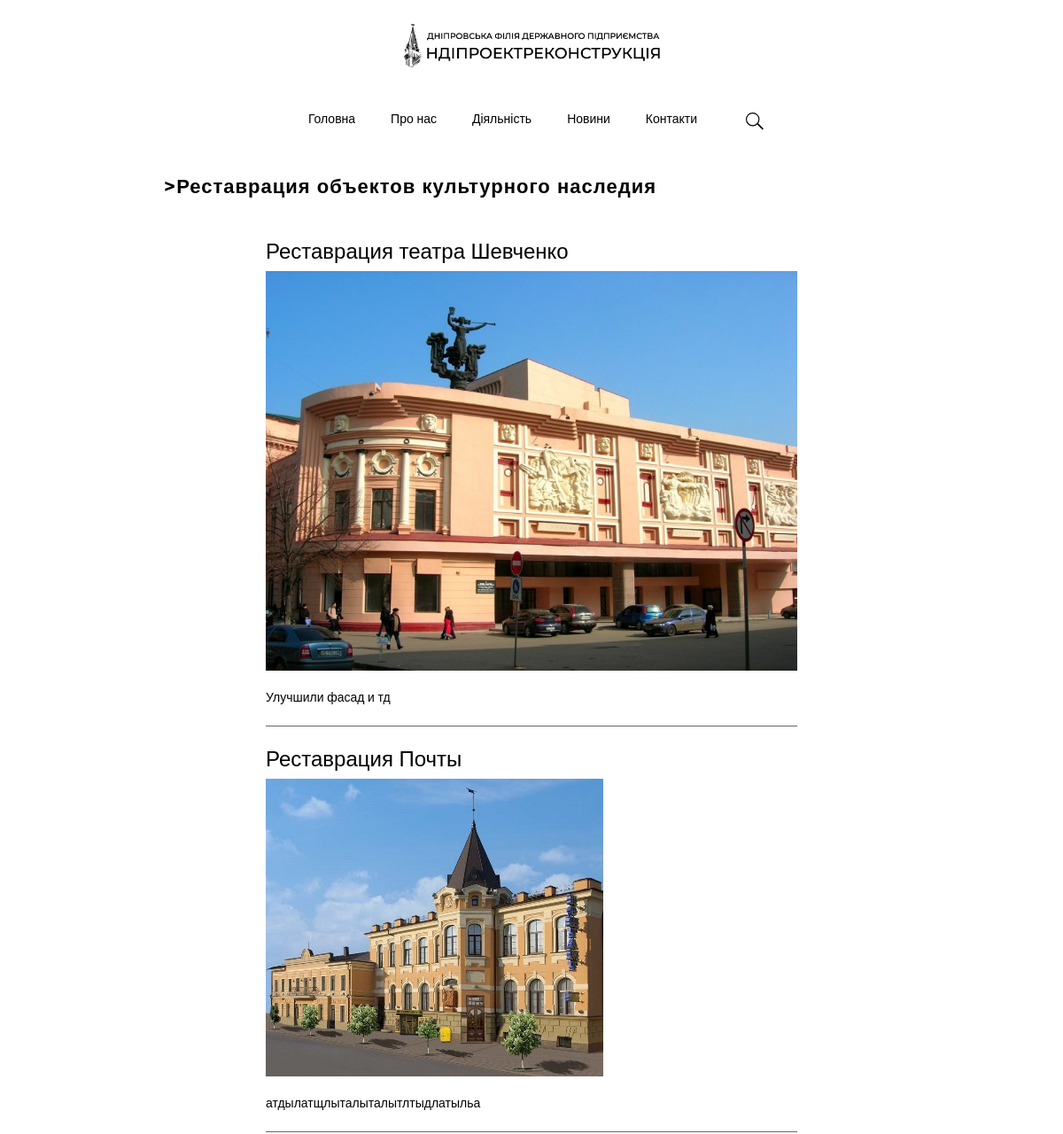
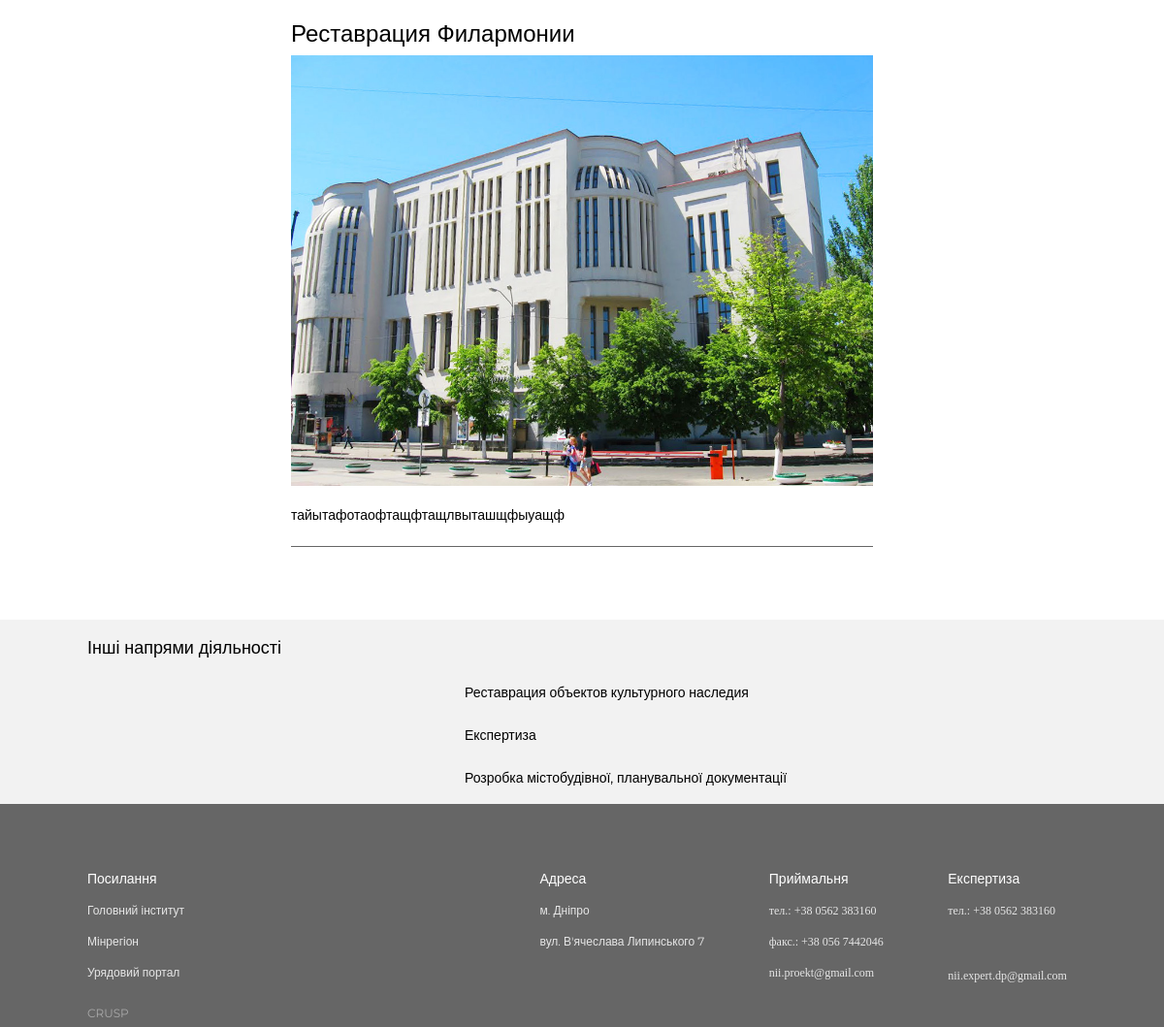
The app's page /activity/restavraciya-obektov-kulturnogo-naslediya/, older data (2 pictures, top to bottom).
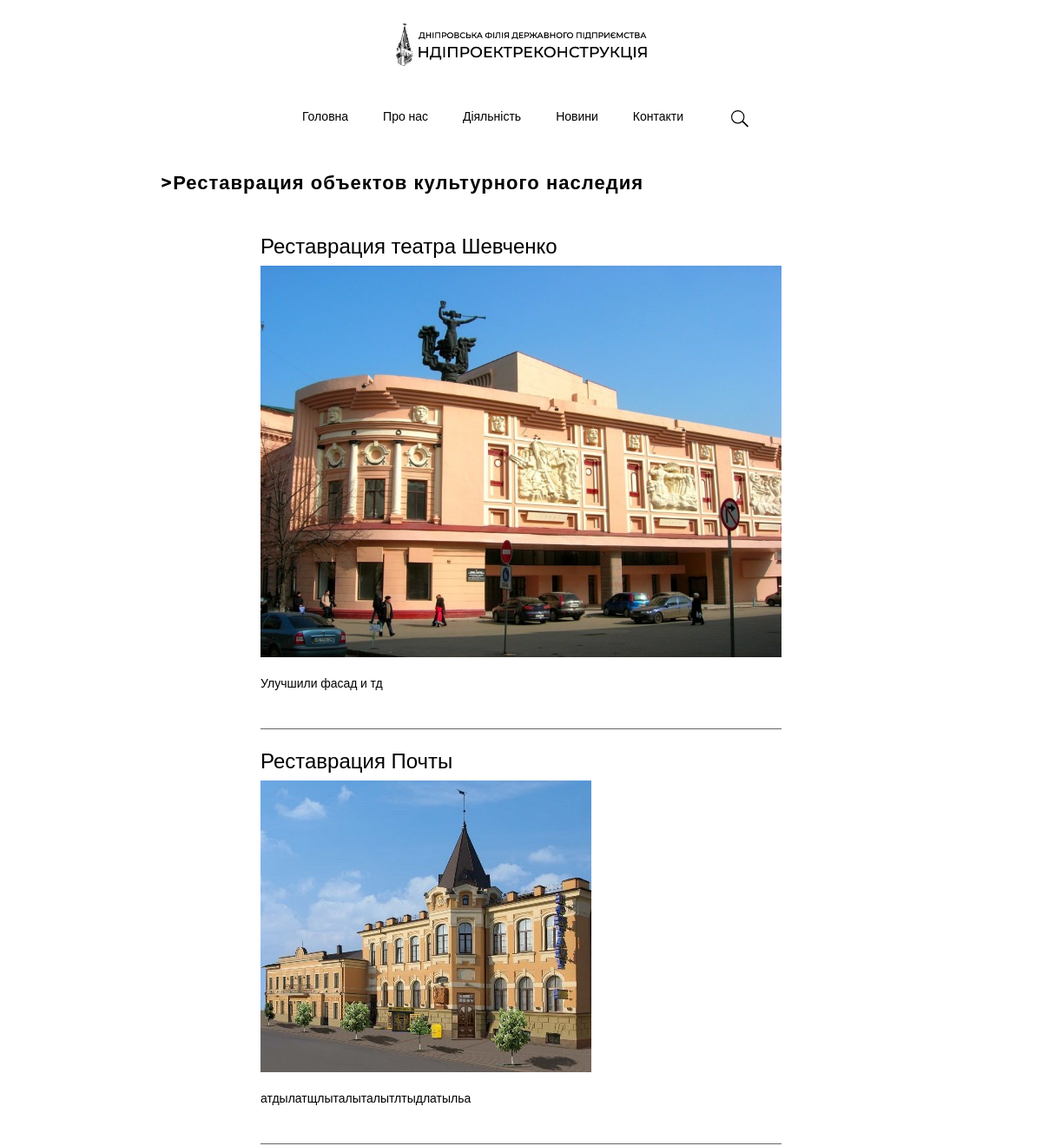
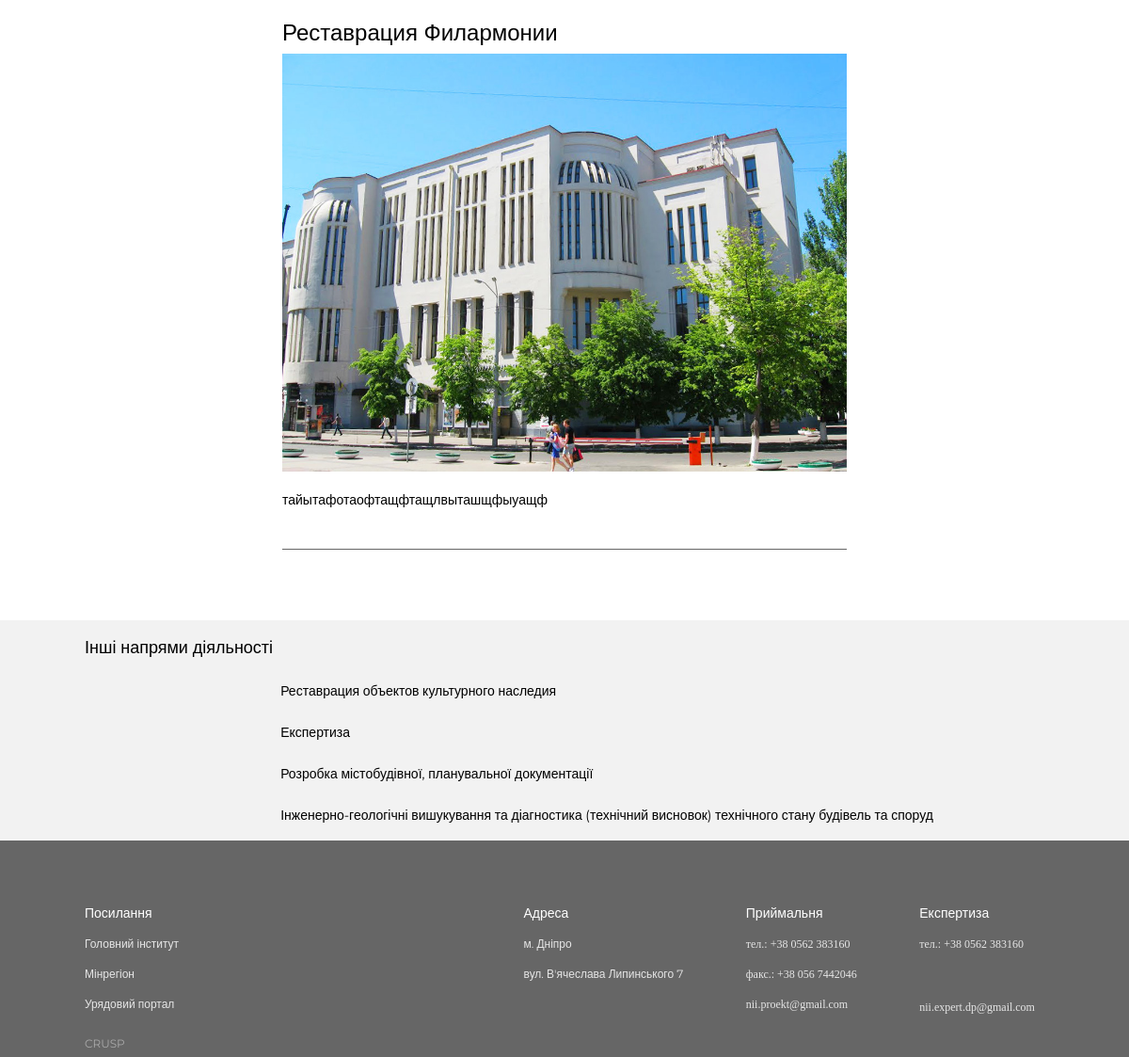
The same page, newer data (2 pictures, top to bottom).
### ndi_app/models.py (models this page shows, shortened)
class Activity(models.Model):
    name = models.CharField(max_length=250, db_index=True, verbose_name='Название Деятельности')
    slug = models.SlugField(max_length=250, db_index=True)
    number = models.ForeignKey('Number', related_name="number", blank=True, verbose_name="Номер")

class WorksInActivity(models.Model):
    activity = models.ForeignKey('Activity', related_name="activity", verbose_name="Деятельность")
    title = models.CharField(max_length=250, db_index=True, verbose_name="Название", blank=True, null=True)
    description = RichTextField(verbose_name="Описание")
    image = models.ImageField(upload_to='images/activity/', verbose_name='фото')

### ndi_app/views.py (the view)
# urls.py: url(r'^activity/(?P<activity_slug>[-\w]+)/$', views.activity_view, name="ActivityPageList"),
def activity_view(request, activity_slug=None):
    selected_activity = None
    activity_works = None
    files_of_expertise = None
    service_of_expertise = None
    activities = Activity.objects.all()
    if activity_slug:
        selected_activity = get_object_or_404(Activity, slug=activity_slug)
        activity_works = WorksInActivity.objects.filter(activity=selected_activity)
        files_of_expertise = DownloadFiles.objects.filter(activity=selected_activity)
        service_of_expertise = ServicesOfExpertise.objects.filter(activity=selected_activity)
    context = {
        'selected_activity': selected_activity,
        'activities': activities,
        'activity_works': activity_works,
        'files_of_expertise': files_of_expertise,
        'service_of_expertise': service_of_expertise,
    }
    return render(request, 'ndi_app/restoration.html', context)

### ndi_app/forms.py
class ContactForm(forms.Form):
    name = forms.CharField(max_length=100)
    email = forms.EmailField()
    theme = forms.CharField(max_length=250)
    phone = forms.CharField()
    message = forms.CharField(max_length=1000)

### ndi_app/context_processors.py (called while the page is built)
def activity_base(request):
    context = {
        "all_activities": Activity.objects.all(),
        "form": ContactForm(),
        }
    return context

### ndi_app/templates/ndi_app/restoration.html
{% extends "ndi_app/base.html" %}
{% load staticfiles %}
{% block content %}
        <section class="main">
        {% if selected_activity.slug == "ekspertiza" %}
            <h2 class="main-h2">>Експертиза об’єктів будівництва</h2>
        <div class="div-top">
            <div class="div-top-img">
                <img src="{% static "image/expertise/div-top-img.png" %}" alt="Експертиза">
                <p>Дніпровська філія інституту «НДІПРОЕКТРЕКОНСТРУКЦІЯ» має розгалужену мережу замовників експертизи, як державного так і приватного сектору, тісно взаємодіє з органами державної влади та місцевого самоврядування по всій Україні.</p>
            </div>
            <div class="div-top-doc">
                <h4>Документи:</h4>
                 {% for file in files_of_expertise %}
                     <a class="div-top-doc-questionnaire" href="{{ file.file.url }}">{{ file.name }}</a>
                    <svg id="Слой_1" data-name="Слой 1" xmlns="http://www.w3.org/2000/svg" viewBox="0 0 30 14"><title>NDI main</title><polyline class="cls-1" points="28.88 2.28 14.94 11.76 0.99 2.28"/></svg>
                 {% endfor %}
            </div>
        </div>
        <div class="advantages">
            <h3>Наші переваги</h3>
            <div class="advantages-div">
                <div class="advantages-div-div">
                    <div class="advantages-div-1">
                        <img src="{% static "image/expertise/advantages-img1.png" %}" alt="">
                        <p><span>Державна</span></br>експертиза</br>будівництва</p>
                    </div>
                    <div class="advantages-div-2">
                        <img src=".{% static "image/expertise/advantages-img2.png" %}" alt="">
                        <p>Працюємо</br>по всій</br><span>Україні</span></p>
                    </div>
                    <div class="ad{% static "image/expertise/advantages-img3.png" %}" alt="">
                        <p>Розташовані</br>в центрі міста</br>і в центрі країни</p>
                    </div>
                    <div class="advantages-div-4">
                        <img src="{% static "image/expertise/advantages-img4.png" %}" alt="">
                        <p>Сертифіковані</br>експерти</br>по всім напрямам*</p>
                    </div>
                    <div class="advantages-div-5">
                        <img src="{% static "image/expertise/advantages-img5.png" %}" alt="">
                        <p><span>>2000</span></br>успішних</br>експертиз</br>в рік</p>
                    </div>
                    <div class="advantages-div-6">
                        <img src="{% static "image/expertise/advantages-img6.png" %}" alt="">
                        <p>Здійснюємо</br>експертизу об’єктів</br>усіх класів наслідків</p>
                    </div>
                </div>
            </div>
        </div>
        <div class="services-div">
            <h4>Послуги експертизи об’єктів будівництва:</h4>
            <div class="services-div-drop">
                <ul>
                    {% for service in service_of_expertise %}
                        <li><span>{{ service.id }}.</span>{{ service.name }}<svg id="Слой_1" data-name="Слой 1" xmlns="http://www.w3.org/2000/svg" viewBox="0 0 30 14"><title>NDI main</title><polyline class="cls-1" points="28.88 2.28 14.94 11.76 0.99 2.28"/></svg></li>
                    {% endfor %}
                </ul>
                <div class="services-div-list">
                    <p>Реєстр атестованих експертів</p>
                    <p>Lorem ipsum dolor sit amet consectetur adipisicing elit. Vero distinctio tempore et fugit architecto accusantium tempora est dolores autem impedit? Ipsam, non beatae! Hic sit saepe nemo ea rem cupiditate.</p>
                </div>
                <div class="services-div-drop-button">Замовити експертизу</div>
            </div>
        </div>
        {% else %}
            <h2>>{{ selected_activity.name }}</h2>
                <div class="infinite-container">
                    {% for act in activity_works %}
                    <div class="infinite-item">
                        {% if selected_activity.slug == "rozrobka-mistobudivnoyi-planuvalnoyi-dokumentaciyi" or selected_activity.slug == "inzhenerno-geologichni-vishukuvannya" %}
                            <img alt="{{ act.title }}" src="{{ act.image.url }}">
                            <p> {{ act.description | safe }} </p>
                        {% else %}
                            <h3>{{ act.title }}</h3>
                            <img alt="{{ act.title }}" src="{{ act.image.url }}">
                            <p> {{ act.description | safe }} </p>
                        {% endif %}
                    </div>
                {% endfor %}
                </div>
        {% endif %}
        </section>
    <aside>
        <h2>Інші напрями діяльності</h2>
        <div class="aside-div" id="aside">
            {% for activity in activities %}
                <a href="{% url "ndi_app:ActivityPageList" activity_slug=activity.slug %}">{{ activity.name }}</a>
            {% endfor %}
        </div>
    </aside>
{% endblock %}

### ndi_app/templates/ndi_app/base.html (shortened to what this page needs)
{% load staticfiles %}
<!DOCTYPE html>
<html>
<head>
    <link rel="stylesheet" type="text/css" media="screen" href="{% static "css/news_styles.css" %}" />
    <link rel="stylesheet" type="text/css" media="screen" href="{% static "css/contacts_styles.css" %}" />
    <link rel="stylesheet" type="text/css" media="screen" href="{% static "css/general.css" %}" />
    <link rel="stylesheet" type="text/css" media="screen" href="{% static "css/reset.css" %}" />
    <link rel="stylesheet" type="text/css" media="screen" href="{% static "css/rest_styles.css" %}" />
    <link rel="stylesheet" type="text/css" media="screen" href="{% static "css/town planning.css" %}" />
    <link rel="stylesheet" type="text/css" media="screen" href="{% static "css/expertise.css" %}" />
</head>
<body>
    <header>
        <div class="header">
        <img src="{% static "logo/NDI logo-16.png" %}" alt='НДІПРОЕКТРЕКОНСТРУКЦІЯ' class="header-img-logo">
        <ul class="header-menu">
            <li><a  href="{% url "ndi_app:MainPage" %}">Головна</a></li>
            <li><a  href="#">Про нас</a></li>
            <li class="header-menu-activity"><a  href="{% url "ndi_app:ActivityPage" %}">Діяльність</a>
            </li>
            <li><a href="{% url "ndi_app:NewsPage" %}">Новини</a></li>
            <li><a href="{% url "ndi_app:ContactsPage" %}">Контакти</a></li>
            <li><form class="header-search">
                    <div class="header-search-group">
                        <input class="header-input" type="text" required>
                        <label class="header-label"></label>
                    </div>
                </form>
            </li>
        </ul>
        </div>
    </header>
    {% block content %}{% endblock %}
    <footer>
        <div class="footer-div">
            <div class="footer-links">
                <h4>Посилання</h4>
                <a href="#">Головний інститут</a>
                <a href="#">Мінрегіон</a>
                <a href="#">Урядовий портал</a>
                <a href="#">CRUSP</a>
            </div>
            <div class="address">
                <h4>Адреса</h4>
                <p>м. Дніпро</p>
                <p>вул. В'ячеслава Липинського 7</p>
            </div>
            <div class="address-reception">
                <h4>Приймальня</h4>
                <p>тел.: +38 0562 383160</p>
                <p>факс.: +38 056 7442046</p>
                <p>nii.proekt@gmail.com</p>
            </div>
            <div class="address-exp">
                <h4>Експертиза</h4>
                <p>тел.: +38 0562 383160</p>
                <p class="address-email">nii.expert.dp@gmail.com</p>
            </div>
        </div>
    </footer>
</body>
</html>

### ndi_app/static/css/news_styles.css (style rules this page uses)
.main { margin: 50px 0 50px 0; }
.main h2 { font-family: 'Montserrat', sans-serif; font-weight: bold; font-size: 22px; padding-left: 90px; }

### ndi_app/static/css/contacts_styles.css (style rules this page uses)
* { font-family: 'Montserrat', sans-serif; }
header { height: 100px; }
.header { display: flex; flex-flow: row wrap; align-items: center; max-width: 100%; margin: 0 auto 0 85px; }
.header-img-logo { width: 300px; cursor: pointer; }
.header-menu { list-style: none; margin: 50px 50px 20px 100px; padding: 0; min-height: 50px; display: flex; }
.header-menu a { display: block; text-decoration: none; outline: none; color: #000000; font-family: 'Montserrat', sans-serif; font-size: 14px; }
.header-menu-activity { position: relative; display: block; }
.header-menu > li { display: inline-block; margin: 0 20px 0 20px; position: relative; max-width: 75px; height: 25px; cursor: pointer; }
.header-search { max-width: 100px; max-height: 25px; position: relative; bottom: 20px; }
.header-input { font-size: 16px; padding: 20px 5px 0 5px; display: block; width: 100px; border: none; }
.header-search label { color: #e6e6e6; font-size: 18px; position: absolute; pointer-events: none; left: 15px; top: 20px; transition: 0.2s ease all; -moz-transition: 0.2s ease all; -webkit-transition: 0.2s ease all; }
.main { max-width: 100%; margin-top: 50px; }
.main h2 { font-size: 22px; font-weight: bold; letter-spacing: 1px; font-family: 'Montserrat', sans-serif; margin-left: 95px; }
footer { background-color: #666666; color: #e6e6e6; position: fixed; left: 0; bottom: 0; width: 100%; max-width: 100%; height: 50px; }
footer h4 { font-family: 'Montserrat', sans-serif; font-size: 14px; }
@media all and (max-width: 1270px) { header { height: 100px; } }
@media all and (max-width: 1270px) { .header { flex-flow: column wrap; margin: 25px auto; } }
@media all and (max-width: 1270px) { .main { max-width: 100%; } }
@media all and (max-width: 1270px) { .main h2 { margin-bottom: 50px; } }

### ndi_app/static/css/town planning.css (style rules this page uses)
aside { display: block !important; }
.main { font-family: 'Montserrat', sans-serif; }
.main h2 { padding-top: 25px; }

### ndi_app/static/css/expertise.css (style rules this page uses)
aside { display: block !important; }
.main { font-family: 'Montserrat', sans-serif; }
.main h2 { padding-top: 25px; }

Row changes from the older to the newer data that the page shows:
added Activity: name "Інженерно-геологічні вишукування та діагностика (технічний висновок) технічного стану будівель та споруд"
